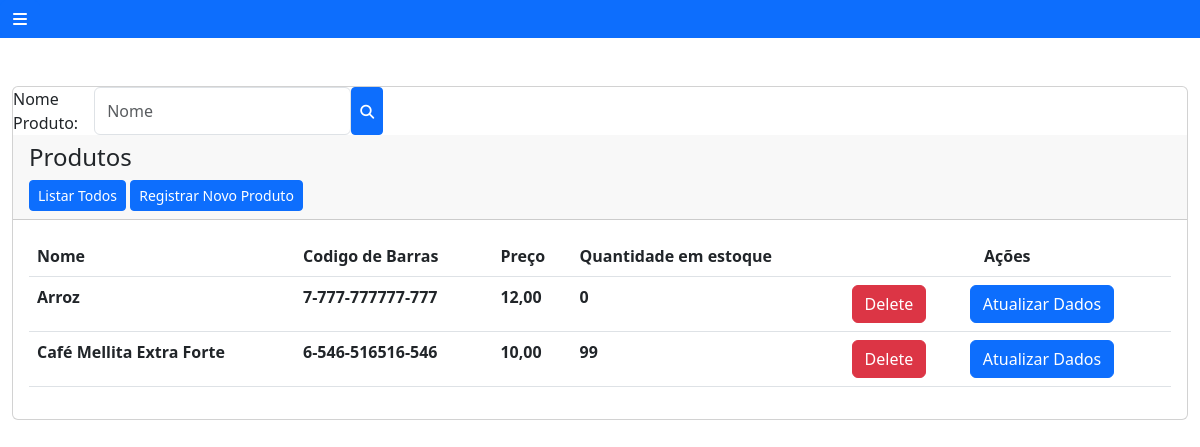
/product/main_menu_product (signed in), run on the app's committed database.
### apps/Product/models.py (models this page shows, shortened)
class Product(models.Model):
    name = models.CharField(max_length=50,unique=True)
    code_bar = models.CharField(max_length=16,unique=True)
    price = models.DecimalField(decimal_places=2,max_digits=5)
    stock_quantity = models.IntegerField()
    is_deleted = models.BooleanField(default=False)

### apps/Product/views.py (the view)
# urls.py: path("main_menu_product",views.main_menu_product,name="main_menu_product"),
@user_passes_test(lambda user: user.is_superuser,login_url='user:page_not_found')
@login_required(login_url="login_system")
def main_menu_product(request,name="without_specific_product"):
    form = searchProductForm()
    if name == "without_specific_product":
        products = Product.objects.all()
    else:
        form = searchProductForm(request.POST)
        products = Product.objects.filter(name__startswith=name)
    return render(request,'product/main_menu_product.html',{'products':products,'form':form})

### apps/Product/forms.py
class searchProductForm(forms.Form):
       name = forms.CharField(label="Nome Produto",widget=forms.TextInput(attrs={"placeholder": "Nome","class": "form-control vw-100 ms-3"}),required=False)

### templates/product/main_menu_product.html (shortened to what this page needs)
{% extends 'base.html' %}
{% block content %}
<div class="card">
  <form method="POST" action="{% url 'product:main_menu_product_with_filter' %}" class="w-25 d-flex flex-row">
    {{ form }}
    <button type="submit" class="btn btn-fill btn-primary btn-sm">
      <i class="fa-sharp fa-solid fa-magnifying-glass"></i>
    </button>
  </form>
  <div class="card-header">
    <h4 class="card-title">Produtos</h4>
    <td class="px-1"><a href="{% url 'product:main_menu_product' %}" class="btn btn-primary btn-sm">Listar Todos</a></td>
    <td class="px-1"><a href="{% url 'product:save_product' %}" class="btn btn-primary btn-sm">Registrar Novo Produto</a></td>
  </div>
  <div class="card-body">
    <div class="table-responsive">
      <table class="table" id="">
        <thead class="text-primary">
          <tr>
            <th>Nome</th>
            <th>Codigo de Barras</th>
            <th>Preço</th>
            <th>Quantidade em estoque</th>
            <th colspan="3" style="text-align: center;">Ações</th>
          </tr>
        </thead>
        <tbody>
          {% for product in products %}
          {% if not product.is_deleted %}
          <tr>
            <th>{{ product.name }}</th>
            <th>{{ product.code_bar }}</th>
            <th>{{ product.price }}</th>
            <th>{{ product.stock_quantity }}</th>
            <th><a type="submit" class="btn btn-danger" onclick="return confirm('Deseja realmente Deletar?')"
                href="{% url 'product:erase_product' product.id %}">Delete</a></th>
            <th><a type="submit" class="btn btn-primary" href="{% url 'product:update_product' product.id %}">Atualizar
                Dados</a></th>
            {% endif %}
            {% endfor %}
          </tr>
        </tbody>
      </table>
    </div>
  </div>
</div>
{% endblock content %}

### data on the page
Product: name "Arroz", code_bar "7-777-777777-777", price "12,00", stock_quantity "0"
Product: name "Café Mellita Extra Forte", code_bar "6-546-516516-546", price "10,00", stock_quantity "99"
